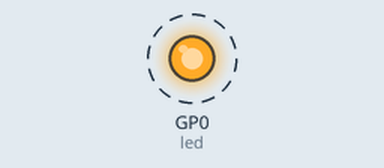
Recording of a program running on a simulated Raspberry Pi Pico running CircuitPython. Shown: output pins drawn as LEDs (lit = HIGH). Dashed ring = blinking. What the program prints to the serial console is not drawn.

Above: at 0.5 s.
Timing chart, 0 to 4.6 s (numbered marks = the images above):
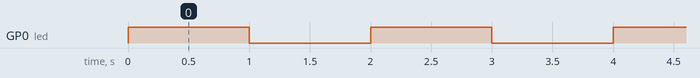

The program:

02_digitalout.py
```python
import time
import board
from digitalio import DigitalInOut, Direction

led = DigitalInOut(board.GP0)
led.direction = Direction.OUTPUT

while True:
    led.value = True
    print("ON")
    time.sleep(1)

    led.value = False
    print("OFF")
    time.sleep(1)
```

Measured:
- by itself, GP0 (led): alternates HIGH for 1.0 s and LOW for 1.0 s
